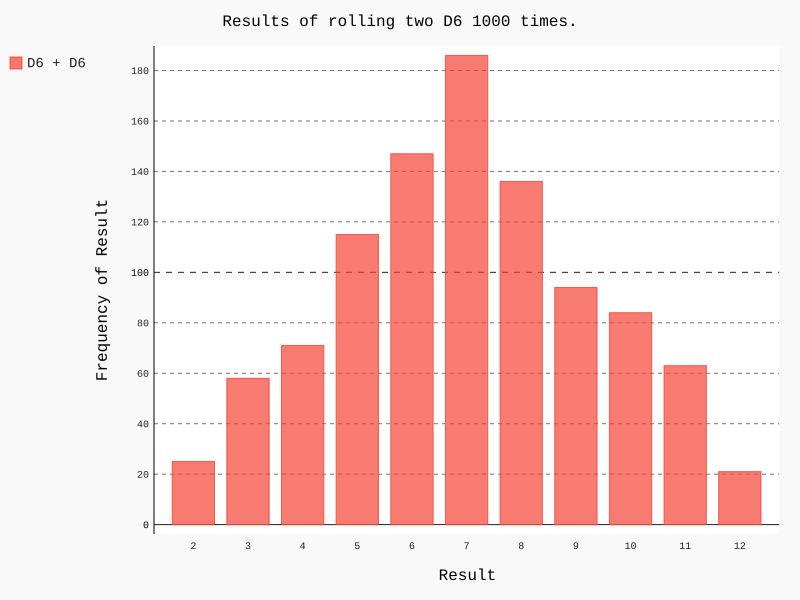

Write the Python code that produced this figure.
import pygal

from pygalll.die import Die

# 创建两个D6
die_1 = Die()
die_2 = Die()

# 掷多次骰子，并将结果存储在一个列表中
results = []
for roll_num in range(1000):
    result = die_1.roll() + die_2.roll()
    results.append(result)

# 分析结果
frequencies = []
max_result = die_1.num_sides + die_2.num_sides
for value in range(2, max_result + 1):
    frequency = results.count(value)
    frequencies.append(frequency)

# 对结果进行可视化
hist = pygal.Bar()

hist.title = "Results of rolling two D6 1000 times."
hist.x_labels = ['2', '3', '4', '5', '6', '7', '8', '9', '10', '11', '12']
hist.x_title = "Result"
hist.y_title = "Frequency of Result"

hist.add('D6 + D6', frequencies)
hist.render_to_file('dice_visual.svg')
